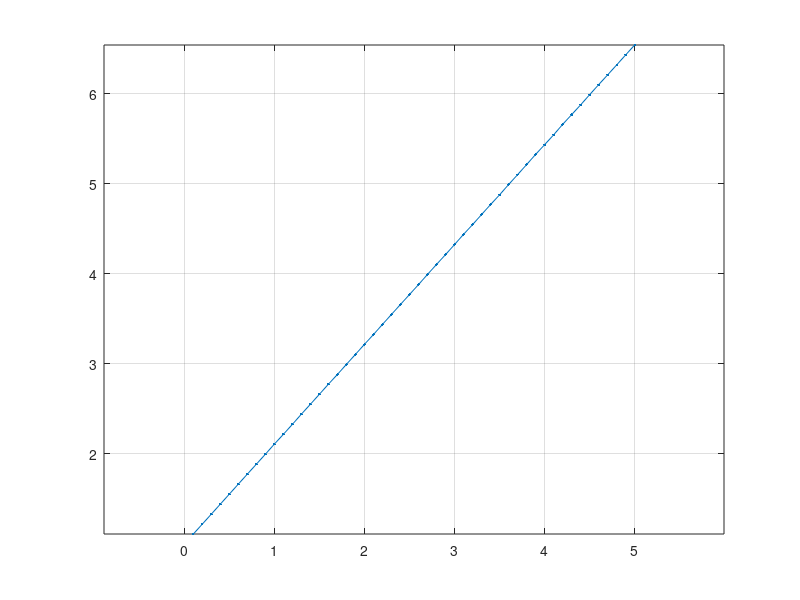

Write the MATLAB code that produced this figure. (Note: this script raises an error after producing the figure.)
%% #1 Average number of touched squares, experimentally

clear, clc
L = .1:.1:9;
a = 1.35; b = 1;
N = 1e5;
z0 = rand(N, numel(L))*a + 1j*rand(N, numel(L))*b;
z1 = z0 + L.*exp(1j*2*pi*rand(N, numel(L)));
ii = ceil(abs(real(z1/a))) + (real(z1)<0); % add 1 for negative
jj = ceil(abs(imag(z1/b))) + (imag(z1)<0); % add 1 for negative
result = mean(ii + jj, 1) - 1;
plot(L, result, '.-'), grid on, axis equal


%% #2 Selectable range for theta
% I see that theta on (0,pi/2) doesn't give the same result. Plottin with something like
% plot([z0(1:600,60), z1(1:600,60)].', '.-'), samples seem to be missing near the extremes

L = .1:.1:9;
a = 1.35; b = 1;
N = 1e5;
theta_max = 2*pi;   
unfix = @(x) sign(x).*ceil(abs(x)); % round away from 0; real values only
z0 = rand(N, numel(L))*a + 1j*rand(N, numel(L))*b;
z1 = z0 + L.*exp(1j*theta_max*rand(N, numel(L)));
ii = unfix(real(z1/a)) - (real(z1)<0); % subtract 1 for negative; it's signed
jj = unfix(imag(z1/b)) - (imag(z1)<0); % subtract 1 for negative; it's signed
result = mean(abs(ii) + abs(jj), 1) - 1;
plot(L, result, '.-'), grid on, axis equal


%% #3 I define ki, kj signed (page 17, (*)), from which ii, jj are obtained 

L = .1:.1:5;
a = 1.35; b = 1;
N = 3e5;%1e5;
theta_max = 2*pi;
%z0 = repmat(.42+.73j, N, numel(L));
z0 = rand(N, numel(L))*a + 1j*rand(N, numel(L))*b;
z1 = z0 + L.*exp(1j*theta_max*rand(N, numel(L)));
ki = floor(real(z1/a));
kj = floor(imag(z1/b));
ii = 1+abs(ki);
jj = 1+abs(kj);
result = mean(ii + jj, 1) - 1;
plot(L, result, '.-'), grid on, axis equal

ind_L_test = 25;
ki_test = 2;
mean(ki(:,ind_L_test)>=ki_test)
mean(real(acos((a*ki_test-real(z0(:,ind_L_test)))/L(ind_L_test))/pi)) % checked
ki_test = -2;
mean(ki(:,ind_L_test)<ki_test+1)
mean(real(acos((a*(abs(ki_test)-1)+real(z0(:,ind_L_test)))/L(ind_L_test))/pi)) % checked

ind_L_test = 25;
kj_test = 2;
mean(kj(:,ind_L_test)>=kj_test)
mean(real(acos((b*kj_test-imag(z0(:,ind_L_test)))/L(ind_L_test))/pi)) % checked
kj_test = -2;
mean(kj(:,ind_L_test)<kj_test+1)
mean(real(acos((b*(abs(kj_test)-1)+imag(z0(:,ind_L_test)))/L(ind_L_test))/pi)) % checked

ind_L_test = 65;
ii_test = 2;
mean(ii(:,ind_L_test)>=ii_test)
mean(real(acos((a*(ii_test-1)-real(z0(:,ind_L_test)))/L(ind_L_test))/pi)) + ...
    mean(real(acos((a*(ii_test-2)+real(z0(:,ind_L_test)))/L(ind_L_test))/pi)) % checked
f = @(t,len) -t.*acos(t./len) + sqrt(len.^2-t.^2);
2/pi/a*(f(a*ii_test-2*a, L(ind_L_test)) - f(a*ii_test-a, L(ind_L_test))) % checked
g = @(t) t.*acos(t) - sqrt(1-t.^2);
2/pi/a*L(ind_L_test)*(g(a*(ii_test-1)/L(ind_L_test)) - g(a*(ii_test-2)/L(ind_L_test))) % checked

ind_L_test = 65;
ii_test = 4; % valid for ii_test >= 2
mean(ii(:,ind_L_test)==ii_test)
mean(real(acos((a*(ii_test-1)-real(z0(:,ind_L_test)))/L(ind_L_test))/pi)) - ...
    mean(real(acos((a*ii_test-real(z0(:,ind_L_test)))/L(ind_L_test))/pi)) + ...
    mean(real(acos((a*(ii_test-2)+real(z0(:,ind_L_test)))/L(ind_L_test))/pi)) - ...
    mean(real(acos((a*(ii_test-1)+real(z0(:,ind_L_test)))/L(ind_L_test))/pi)) % checked
mean(ii(:,ind_L_test)==1)
1 - mean(real(acos((a-real(z0(:,ind_L_test)))/L(ind_L_test))/pi)) - ...
    mean(real(acos((real(z0(:,ind_L_test)))/L(ind_L_test))/pi)) % checked

mean(ii(:,ind_L_test))
2/pi/a*L(ind_L_test)+1 % checked!

jj_test = 4;
mean(jj(:,ind_L_test))
2/pi/b*L(ind_L_test)+1

ind_L_test = 65;
mean(ii(:,ind_L_test)+jj(:,ind_L_test)-1)
2*L(ind_L_test)/pi*(1/a+1/b)+1 % checked!!


%% #4 Plot of formula 2*L/pi*(1/a+1/b)+1

L = .2:.2:10;
%a = 1.35; b = 2;
%a = 4/pi; b = a;
a = 1; b = 1000;
N = 1e5;
theta_max = 2*pi;
%z0 = repmat(.42+.73j, N, numel(L));
z0 = rand(N, numel(L))*a + 1j*rand(N, numel(L))*b;
z1 = z0 + L.*exp(1j*theta_max*rand(N, numel(L)));
ki = floor(real(z1/a));
kj = floor(imag(z1/b));
ii = 1+abs(ki);
jj = 1+abs(kj);
result = mean(ii + jj, 1) - 1;
plot(L, result, 'o'), grid on, axis equal
hold on
plot(L, 2*L/pi*(1/a+1/b)+1)




